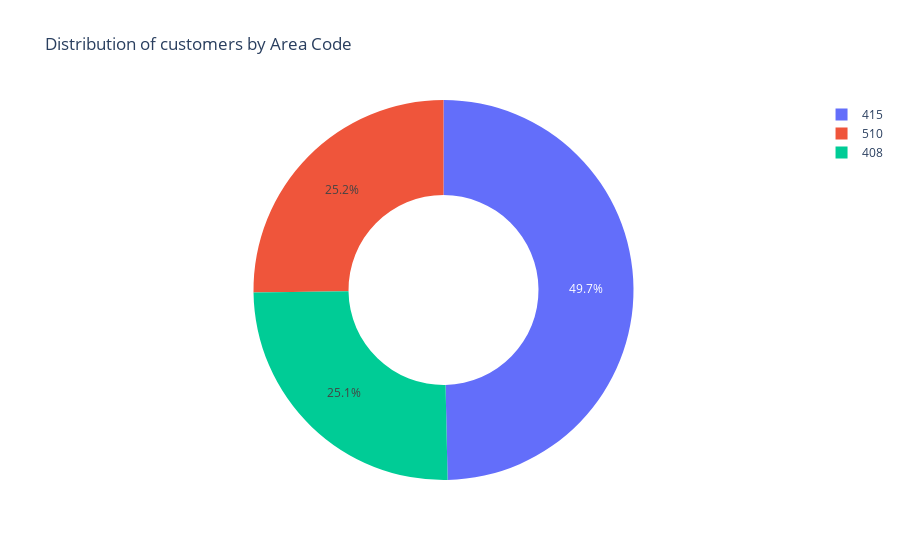

The notebook cell saved with this chart:
### Markdown cell above
#### 2. Distribution of customers by Area Code

### Code cell
area = churn_df['area_code'].value_counts()
transuction = area.index
quantity = area.values
figure = px.pie(churn_df, 
                values= quantity, 
                names= transuction, 
                hole = .5, 
                title= 'Distribution of customers by Area Code')
figure.show()

### Figure 1 — Plotly figure (JSON) as saved in the notebook; plotly's stock layout.template omitted (floating-point values rounded to 4 significant figures)
{"data": [{"domain": {"x": [0, 1], "y": [0, 1]}, "hole": 0.5, "hovertemplate": "label=%{label}<br>value=%{value}<extra></extra>", "labels": [415, 510, 408], "legendgroup": "", "name": "", "showlegend": true, "type": "pie", "values": [1655, 840, 838]}], "layout": {"legend": {"tracegroupgap": 0}, "title": {"text": "Distribution of customers by Area Code"}}}
